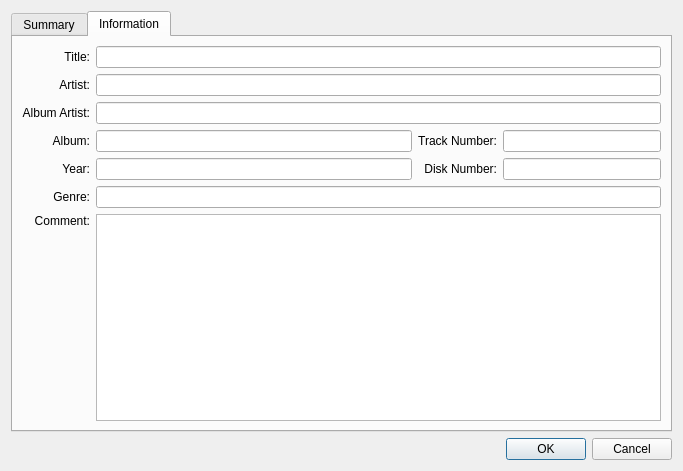
<?xml version="1.0" encoding="UTF-8"?>
<ui version="4.0">
 <class>Dialog</class>
 <widget class="QDialog" name="Dialog">
  <property name="geometry">
   <rect>
    <x>0</x>
    <y>0</y>
    <width>683</width>
    <height>471</height>
   </rect>
  </property>
  <property name="windowTitle">
   <string>Track Details</string>
  </property>
  <layout class="QVBoxLayout" name="verticalLayout">
   <item>
    <widget class="QTabWidget" name="tabWidget">
     <property name="currentIndex">
      <number>1</number>
     </property>
     <widget class="QWidget" name="summaryTab">
      <attribute name="title">
       <string>Summary</string>
      </attribute>
      <layout class="QGridLayout" name="summaryTabGridLayout" rowstretch="0,0,0">
       <item row="0" column="1">
        <widget class="QLabel" name="summary_label">
         <property name="text">
          <string/>
         </property>
        </widget>
       </item>
       <item row="0" column="0">
        <widget class="QLabel" name="album_cover_label">
         <property name="minimumSize">
          <size>
           <width>100</width>
           <height>100</height>
          </size>
         </property>
         <property name="maximumSize">
          <size>
           <width>100</width>
           <height>100</height>
          </size>
         </property>
         <property name="styleSheet">
          <string notr="true">border: 3px solid white</string>
         </property>
         <property name="text">
          <string/>
         </property>
         <property name="scaledContents">
          <bool>true</bool>
         </property>
        </widget>
       </item>
       <item row="1" column="0" colspan="2">
        <widget class="Line" name="line">
         <property name="orientation">
          <enum>Qt::Horizontal</enum>
         </property>
        </widget>
       </item>
       <item row="2" column="0">
        <layout class="QGridLayout" name="gridLayout">
         <item row="0" column="0">
          <widget class="QLabel" name="length_label">
           <property name="font">
            <font>
             <weight>75</weight>
             <bold>true</bold>
            </font>
           </property>
           <property name="text">
            <string>Length:</string>
           </property>
           <property name="alignment">
            <set>Qt::AlignRight|Qt::AlignTrailing|Qt::AlignVCenter</set>
           </property>
          </widget>
         </item>
         <item row="3" column="0">
          <widget class="QLabel" name="sample_rate_label">
           <property name="font">
            <font>
             <weight>75</weight>
             <bold>true</bold>
            </font>
           </property>
           <property name="text">
            <string>Sample rate:</string>
           </property>
           <property name="alignment">
            <set>Qt::AlignRight|Qt::AlignTrailing|Qt::AlignVCenter</set>
           </property>
          </widget>
         </item>
         <item row="1" column="1">
          <widget class="QLabel" name="bit_rate_value_label">
           <property name="text">
            <string/>
           </property>
          </widget>
         </item>
         <item row="3" column="1">
          <widget class="QLabel" name="sample_rate_value_label">
           <property name="text">
            <string/>
           </property>
          </widget>
         </item>
         <item row="2" column="0">
          <widget class="QLabel" name="bit_rate_mode_label">
           <property name="font">
            <font>
             <weight>75</weight>
             <bold>true</bold>
            </font>
           </property>
           <property name="text">
            <string>Bit rate mode:</string>
           </property>
           <property name="alignment">
            <set>Qt::AlignRight|Qt::AlignTrailing|Qt::AlignVCenter</set>
           </property>
          </widget>
         </item>
         <item row="1" column="0">
          <widget class="QLabel" name="bit_rate_label">
           <property name="font">
            <font>
             <weight>75</weight>
             <bold>true</bold>
            </font>
           </property>
           <property name="text">
            <string>Bit rate:</string>
           </property>
           <property name="alignment">
            <set>Qt::AlignRight|Qt::AlignTrailing|Qt::AlignVCenter</set>
           </property>
          </widget>
         </item>
         <item row="0" column="1">
          <widget class="QLabel" name="label_value_label">
           <property name="text">
            <string/>
           </property>
          </widget>
         </item>
         <item row="2" column="1">
          <widget class="QLabel" name="bit_rate_mode_value_label">
           <property name="text">
            <string/>
           </property>
          </widget>
         </item>
         <item row="4" column="0">
          <widget class="QLabel" name="encoder_label">
           <property name="font">
            <font>
             <weight>75</weight>
             <bold>true</bold>
            </font>
           </property>
           <property name="text">
            <string>Encoder:</string>
           </property>
           <property name="alignment">
            <set>Qt::AlignRight|Qt::AlignTrailing|Qt::AlignVCenter</set>
           </property>
          </widget>
         </item>
         <item row="4" column="1">
          <widget class="QLabel" name="encoder_value_label">
           <property name="text">
            <string/>
           </property>
          </widget>
         </item>
         <item row="5" column="0">
          <spacer name="verticalSpacer">
           <property name="orientation">
            <enum>Qt::Vertical</enum>
           </property>
           <property name="sizeHint" stdset="0">
            <size>
             <width>20</width>
             <height>40</height>
            </size>
           </property>
          </spacer>
         </item>
        </layout>
       </item>
      </layout>
     </widget>
     <widget class="QWidget" name="infoTab">
      <attribute name="title">
       <string>Information</string>
      </attribute>
      <layout class="QGridLayout" name="gridLayout_" columnstretch="0,2,0,1">
       <item row="4" column="1">
        <widget class="QLineEdit" name="year_line_edit"/>
       </item>
       <item row="5" column="1" colspan="3">
        <widget class="QLineEdit" name="genre_edit"/>
       </item>
       <item row="3" column="3">
        <widget class="QLineEdit" name="track_number_line_edit"/>
       </item>
       <item row="3" column="1">
        <widget class="QLineEdit" name="track_album_line_edit"/>
       </item>
       <item row="5" column="0">
        <widget class="QLabel" name="genre_label">
         <property name="text">
          <string>Genre:</string>
         </property>
         <property name="alignment">
          <set>Qt::AlignRight|Qt::AlignTrailing|Qt::AlignVCenter</set>
         </property>
        </widget>
       </item>
       <item row="2" column="0">
        <widget class="QLabel" name="album_artist_label">
         <property name="text">
          <string>Album Artist:</string>
         </property>
         <property name="alignment">
          <set>Qt::AlignRight|Qt::AlignTrailing|Qt::AlignVCenter</set>
         </property>
        </widget>
       </item>
       <item row="3" column="2">
        <widget class="QLabel" name="track_number_label">
         <property name="text">
          <string>Track Number:</string>
         </property>
         <property name="alignment">
          <set>Qt::AlignRight|Qt::AlignTrailing|Qt::AlignVCenter</set>
         </property>
        </widget>
       </item>
       <item row="4" column="0">
        <widget class="QLabel" name="year_label">
         <property name="text">
          <string>Year:</string>
         </property>
         <property name="alignment">
          <set>Qt::AlignRight|Qt::AlignTrailing|Qt::AlignVCenter</set>
         </property>
        </widget>
       </item>
       <item row="4" column="3">
        <widget class="QLineEdit" name="disk_number_line_edit"/>
       </item>
       <item row="3" column="0">
        <widget class="QLabel" name="track_album_label">
         <property name="text">
          <string>Album:</string>
         </property>
         <property name="alignment">
          <set>Qt::AlignRight|Qt::AlignTrailing|Qt::AlignVCenter</set>
         </property>
        </widget>
       </item>
       <item row="4" column="2">
        <widget class="QLabel" name="disk_number_label">
         <property name="text">
          <string>Disk Number:</string>
         </property>
         <property name="alignment">
          <set>Qt::AlignRight|Qt::AlignTrailing|Qt::AlignVCenter</set>
         </property>
        </widget>
       </item>
       <item row="2" column="1" colspan="3">
        <widget class="QLineEdit" name="album_artist_edit"/>
       </item>
       <item row="1" column="1" colspan="3">
        <widget class="QLineEdit" name="artist_line_edit"/>
       </item>
       <item row="0" column="1" colspan="3">
        <widget class="QLineEdit" name="name_line_edit"/>
       </item>
       <item row="0" column="0">
        <widget class="QLabel" name="name_label">
         <property name="text">
          <string>Title:</string>
         </property>
         <property name="alignment">
          <set>Qt::AlignRight|Qt::AlignTrailing|Qt::AlignVCenter</set>
         </property>
        </widget>
       </item>
       <item row="1" column="0">
        <widget class="QLabel" name="artist_label">
         <property name="text">
          <string>Artist:</string>
         </property>
         <property name="alignment">
          <set>Qt::AlignRight|Qt::AlignTrailing|Qt::AlignVCenter</set>
         </property>
        </widget>
       </item>
       <item row="6" column="0">
        <widget class="QLabel" name="comment_label">
         <property name="text">
          <string>Comment:</string>
         </property>
         <property name="alignment">
          <set>Qt::AlignRight|Qt::AlignTop|Qt::AlignTrailing</set>
         </property>
        </widget>
       </item>
       <item row="6" column="1" colspan="3">
        <widget class="QPlainTextEdit" name="comment_edit"/>
       </item>
      </layout>
     </widget>
    </widget>
   </item>
   <item>
    <widget class="QDialogButtonBox" name="buttonBox">
     <property name="standardButtons">
      <set>QDialogButtonBox::Cancel|QDialogButtonBox::Ok</set>
     </property>
    </widget>
   </item>
  </layout>
 </widget>
 <resources/>
 <connections/>
</ui>
